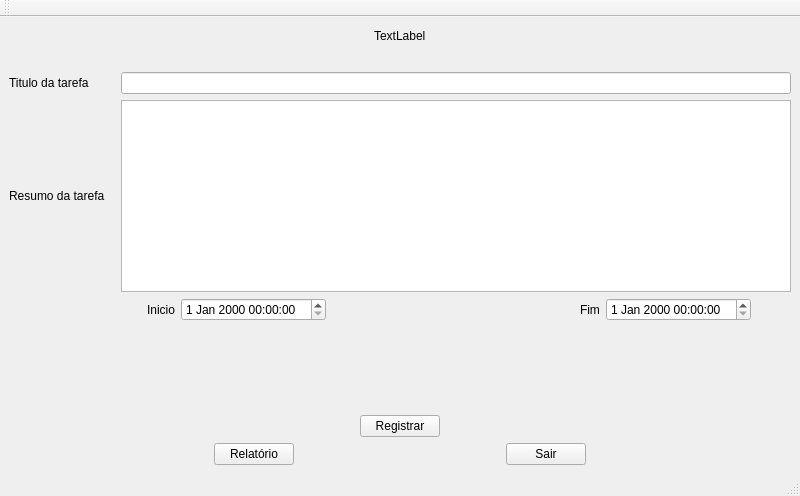
<?xml version="1.0" encoding="UTF-8"?>
<ui version="4.0">
 <class>DailyHelper</class>
 <widget class="QMainWindow" name="DailyHelper">
  <property name="geometry">
   <rect>
    <x>0</x>
    <y>0</y>
    <width>800</width>
    <height>496</height>
   </rect>
  </property>
  <property name="windowTitle">
   <string>DailyHelper</string>
  </property>
  <widget class="QWidget" name="centralwidget">
   <layout class="QVBoxLayout" name="verticalLayout">
    <item>
     <layout class="QHBoxLayout" name="horizontalLayout_6">
      <item>
       <spacer name="horizontalSpacer_12">
        <property name="orientation">
         <enum>Qt::Horizontal</enum>
        </property>
        <property name="sizeHint" stdset="0">
         <size>
          <width>40</width>
          <height>20</height>
         </size>
        </property>
       </spacer>
      </item>
      <item>
       <widget class="QLabel" name="Imagem">
        <property name="text">
         <string>TextLabel</string>
        </property>
       </widget>
      </item>
      <item>
       <spacer name="horizontalSpacer_11">
        <property name="orientation">
         <enum>Qt::Horizontal</enum>
        </property>
        <property name="sizeHint" stdset="0">
         <size>
          <width>40</width>
          <height>20</height>
         </size>
        </property>
       </spacer>
      </item>
     </layout>
    </item>
    <item>
     <spacer name="verticalSpacer_2">
      <property name="orientation">
       <enum>Qt::Vertical</enum>
      </property>
      <property name="sizeType">
       <enum>QSizePolicy::Preferred</enum>
      </property>
      <property name="sizeHint" stdset="0">
       <size>
        <width>20</width>
        <height>20</height>
       </size>
      </property>
     </spacer>
    </item>
    <item>
     <layout class="QHBoxLayout" name="horizontalLayout">
      <item>
       <widget class="QLabel" name="label_2">
        <property name="text">
         <string>Titulo da tarefa</string>
        </property>
       </widget>
      </item>
      <item>
       <spacer name="horizontalSpacer_9">
        <property name="orientation">
         <enum>Qt::Horizontal</enum>
        </property>
        <property name="sizeType">
         <enum>QSizePolicy::Fixed</enum>
        </property>
        <property name="sizeHint" stdset="0">
         <size>
          <width>26</width>
          <height>20</height>
         </size>
        </property>
       </spacer>
      </item>
      <item>
       <widget class="QLineEdit" name="txt_title"/>
      </item>
     </layout>
    </item>
    <item>
     <layout class="QHBoxLayout" name="horizontalLayout_5">
      <item>
       <widget class="QLabel" name="label_4">
        <property name="text">
         <string>Resumo da tarefa</string>
        </property>
       </widget>
      </item>
      <item>
       <spacer name="horizontalSpacer_10">
        <property name="orientation">
         <enum>Qt::Horizontal</enum>
        </property>
        <property name="sizeType">
         <enum>QSizePolicy::Fixed</enum>
        </property>
        <property name="sizeHint" stdset="0">
         <size>
          <width>10</width>
          <height>20</height>
         </size>
        </property>
       </spacer>
      </item>
      <item>
       <widget class="QTextEdit" name="txt_resume"/>
      </item>
     </layout>
    </item>
    <item>
     <layout class="QHBoxLayout" name="horizontalLayout_2">
      <item>
       <spacer name="horizontalSpacer_7">
        <property name="orientation">
         <enum>Qt::Horizontal</enum>
        </property>
        <property name="sizeType">
         <enum>QSizePolicy::Preferred</enum>
        </property>
        <property name="sizeHint" stdset="0">
         <size>
          <width>138</width>
          <height>20</height>
         </size>
        </property>
       </spacer>
      </item>
      <item>
       <widget class="QLabel" name="label">
        <property name="text">
         <string>Inicio</string>
        </property>
       </widget>
      </item>
      <item>
       <widget class="QDateTimeEdit" name="dt_Start"/>
      </item>
      <item>
       <spacer name="horizontalSpacer_6">
        <property name="orientation">
         <enum>Qt::Horizontal</enum>
        </property>
        <property name="sizeHint" stdset="0">
         <size>
          <width>40</width>
          <height>20</height>
         </size>
        </property>
       </spacer>
      </item>
      <item>
       <widget class="QLabel" name="label_3">
        <property name="text">
         <string>Fim</string>
        </property>
       </widget>
      </item>
      <item>
       <widget class="QDateTimeEdit" name="dt_End"/>
      </item>
      <item>
       <spacer name="horizontalSpacer_8">
        <property name="orientation">
         <enum>Qt::Horizontal</enum>
        </property>
        <property name="sizeType">
         <enum>QSizePolicy::Preferred</enum>
        </property>
        <property name="sizeHint" stdset="0">
         <size>
          <width>40</width>
          <height>20</height>
         </size>
        </property>
       </spacer>
      </item>
     </layout>
    </item>
    <item>
     <spacer name="verticalSpacer">
      <property name="orientation">
       <enum>Qt::Vertical</enum>
      </property>
      <property name="sizeHint" stdset="0">
       <size>
        <width>20</width>
        <height>40</height>
       </size>
      </property>
     </spacer>
    </item>
    <item>
     <layout class="QHBoxLayout" name="horizontalLayout_4">
      <item>
       <spacer name="horizontalSpacer">
        <property name="orientation">
         <enum>Qt::Horizontal</enum>
        </property>
        <property name="sizeHint" stdset="0">
         <size>
          <width>40</width>
          <height>20</height>
         </size>
        </property>
       </spacer>
      </item>
      <item>
       <widget class="QPushButton" name="registerButton">
        <property name="text">
         <string>Registrar</string>
        </property>
       </widget>
      </item>
      <item>
       <spacer name="horizontalSpacer_2">
        <property name="orientation">
         <enum>Qt::Horizontal</enum>
        </property>
        <property name="sizeHint" stdset="0">
         <size>
          <width>40</width>
          <height>20</height>
         </size>
        </property>
       </spacer>
      </item>
     </layout>
    </item>
    <item>
     <layout class="QHBoxLayout" name="horizontalLayout_3">
      <item>
       <spacer name="horizontalSpacer_4">
        <property name="orientation">
         <enum>Qt::Horizontal</enum>
        </property>
        <property name="sizeHint" stdset="0">
         <size>
          <width>40</width>
          <height>20</height>
         </size>
        </property>
       </spacer>
      </item>
      <item>
       <widget class="QPushButton" name="reportButton">
        <property name="text">
         <string>Relatório</string>
        </property>
       </widget>
      </item>
      <item>
       <spacer name="horizontalSpacer_3">
        <property name="orientation">
         <enum>Qt::Horizontal</enum>
        </property>
        <property name="sizeHint" stdset="0">
         <size>
          <width>40</width>
          <height>20</height>
         </size>
        </property>
       </spacer>
      </item>
      <item>
       <widget class="QPushButton" name="quitButton">
        <property name="text">
         <string>Sair</string>
        </property>
       </widget>
      </item>
      <item>
       <spacer name="horizontalSpacer_5">
        <property name="orientation">
         <enum>Qt::Horizontal</enum>
        </property>
        <property name="sizeHint" stdset="0">
         <size>
          <width>40</width>
          <height>20</height>
         </size>
        </property>
       </spacer>
      </item>
     </layout>
    </item>
   </layout>
  </widget>
  <widget class="QMenuBar" name="menubar">
   <property name="geometry">
    <rect>
     <x>0</x>
     <y>0</y>
     <width>800</width>
     <height>22</height>
    </rect>
   </property>
  </widget>
  <widget class="QStatusBar" name="statusbar"/>
  <widget class="QToolBar" name="toolBar">
   <property name="windowTitle">
    <string>toolBar</string>
   </property>
   <attribute name="toolBarArea">
    <enum>TopToolBarArea</enum>
   </attribute>
   <attribute name="toolBarBreak">
    <bool>false</bool>
   </attribute>
  </widget>
 </widget>
 <resources/>
 <connections/>
</ui>
